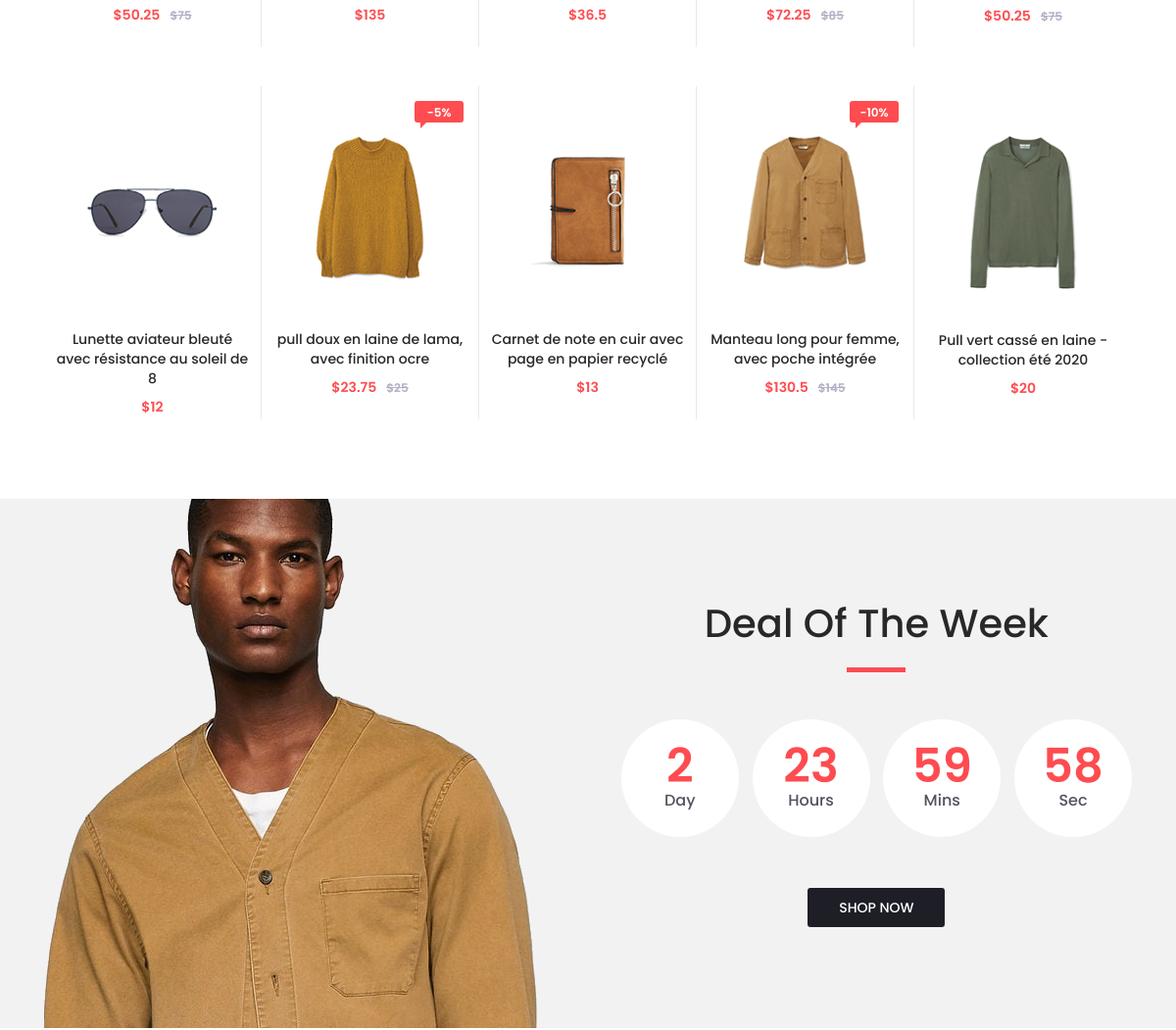
Before: / (middle part) with the older database file.
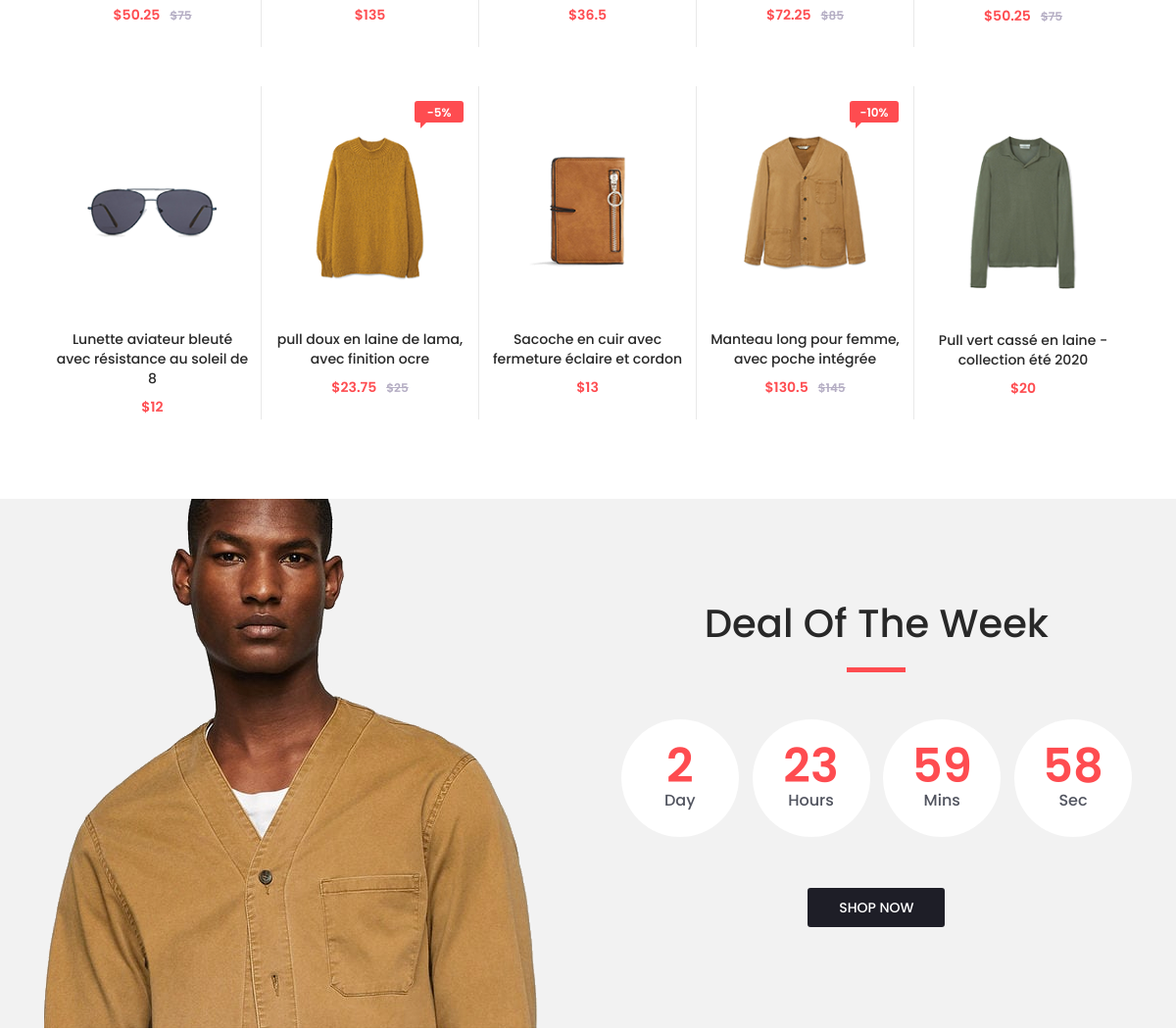
After: the same page with the newer database file.
### tables this page shows
CREATE TABLE IF NOT EXISTS `product` (
  `id` int(11) NOT NULL AUTO_INCREMENT,
  `name` varchar(255) NOT NULL,
  `price` double NOT NULL,
  `image` varchar(255) NOT NULL,
  `reduction` int(11) DEFAULT NULL,
  `genre` varchar(255) NOT NULL,
  PRIMARY KEY (`id`)
);

### test.php (the view, shortened to what this page needs)
<?php
function ShowProduct($BestSellers)
{
    $mysqli = new mysqli('localhost', 'root', '', 'e-boutique');
    $mysqli->set_charset("utf8");
    $requete = 'SELECT * FROM product';
    $resultat = $mysqli->query($requete);
    while ($product = $resultat->fetch_assoc()) {
?>
        <?php if ($BestSellers == "slider") { ?>
            <div class="owl-item product_slider_item">
                <div class="product-item">
                    <div class="product discount">
                        <div class="product_image">
                            <?php echo '<img src="images/' . $product['image'] . '" alt=' . $product['image'] . '>'; ?>
                        </div>
                        <?php if (is_null($product['reduction']) || $product['reduction'] == 0) {
                            echo '<div class="favorite favorite_right"></div>'; ?>
                            <div class="product_info">
                                <h6 class="product_name"><a  > <?php echo $product['name']; ?> </a></h6>
                                <div class="product_price">
                                    <?php
                                    echo '$' . $product['price'];
                                    ?>
                                </div>
                            </div>
                        <?php } else {
                            echo '<div class="favorite favorite_left"></div>';
                            echo '<div class="product_bubble product_bubble_right product_bubble_red d-flex flex-column align-items-center">
            <span>-' . $product['reduction'] . '%</span></div>'; ?>
                            <div class="product_info">
                                <h6 class="product_name"><a  > <?php echo $product['name']; ?> </a></h6>
                                <div class="product_price">
                                    <?php
                                    echo '$' . ($product['price'] * (1 - $product['reduction'] / 100)) . '<span>$' . $product['price'] . '</span>';
                                    ?>
                                </div>
                            </div>
                        <?php
                        }
                        ?>
                    </div>
                    <div class="red_button add_to_cart_button"><a href="#" onclick="">add to cart</a></div>
                </div>
            <?php echo '</div>';
        } else { ?>
                <?php echo '<div class="product-item ' . $product['genre'] . '">'; ?>
                <div class="product discount product_filter">
                    <div class="product_image">
                        <?php echo '<img src="images/' . $product['image'] . '" alt=' . $product['image'] . '>'; ?>
                    </div>
                    <?php if (is_null($product['reduction']) || $product['reduction'] == 0) {
                        echo '<div class="favorite favorite_right"></div>'; ?>
                        <div class="product_info">
                            <h6 class="product_name"><a  > <?php echo $product['name']; ?> </a></h6>
                            <div class="product_price">
                                <?php
                                echo '$' . $product['price'];
                                ?>
                            </div>
                        </div>
                    <?php } else {
                        echo '<div class="product_bubble product_bubble_right product_bubble_red d-flex flex-column align-items-center">
                        <span>-' . $product['reduction'] . '%</span></div>'; ?>
                        <div class="product_info">
                            <h6 class="product_name"><a  > <?php echo $product['name']; ?> </a></h6>
                            <div class="product_price">
                                <?php
                                echo '$' . ($product['price'] * (1 - $product['reduction'] / 100)) . '<span>$' . $product['price'] . '</span>';
                                ?>
                            </div>
                        </div>
                    <?php
                    }
                    ?>
                </div>
            </div>
        <?php
        }
        ?>
<?php
    }
}
?>

Changed rows visible on the page:
changed product: name "Carnet de note en cuir avec page en papier recyclé" → "Sacoche en cuir avec fermeture éclaire et cordon"
